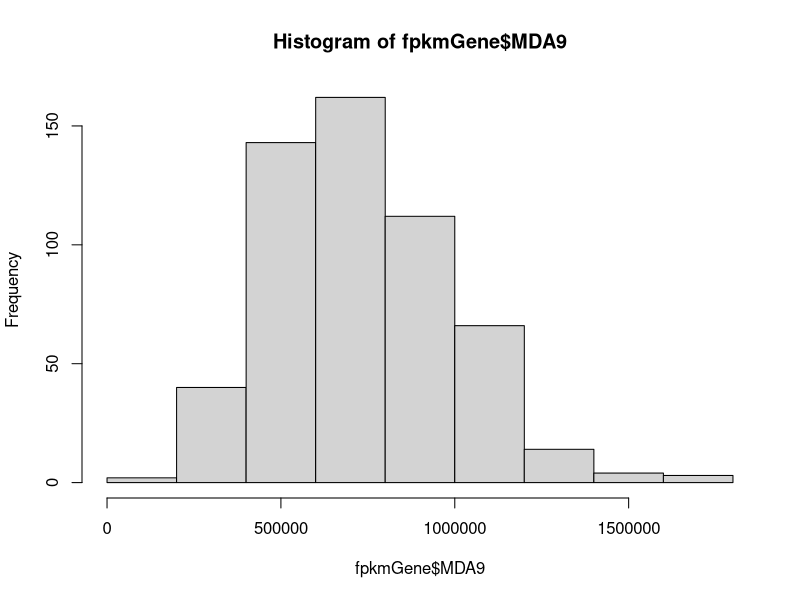
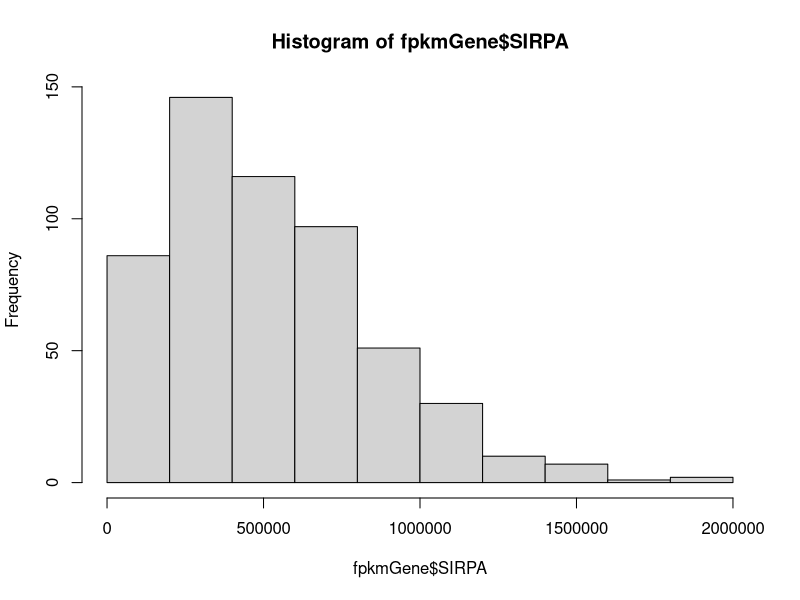
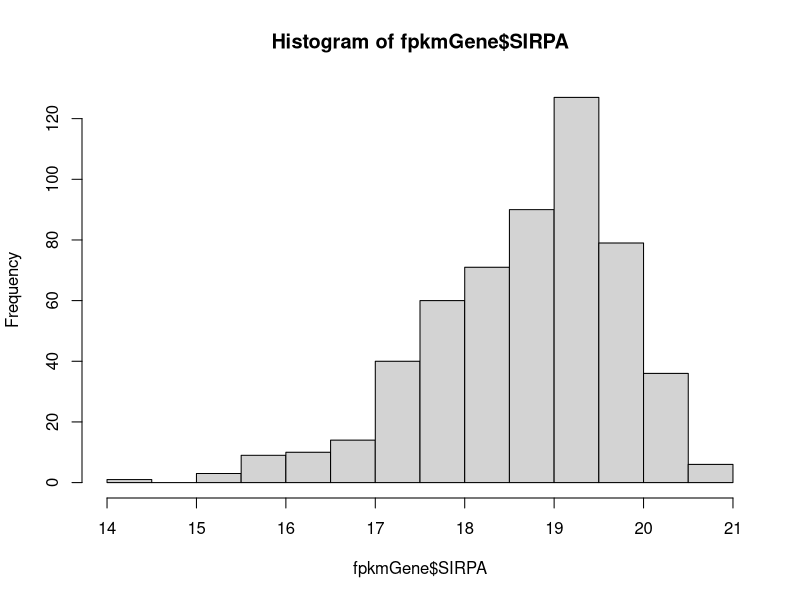
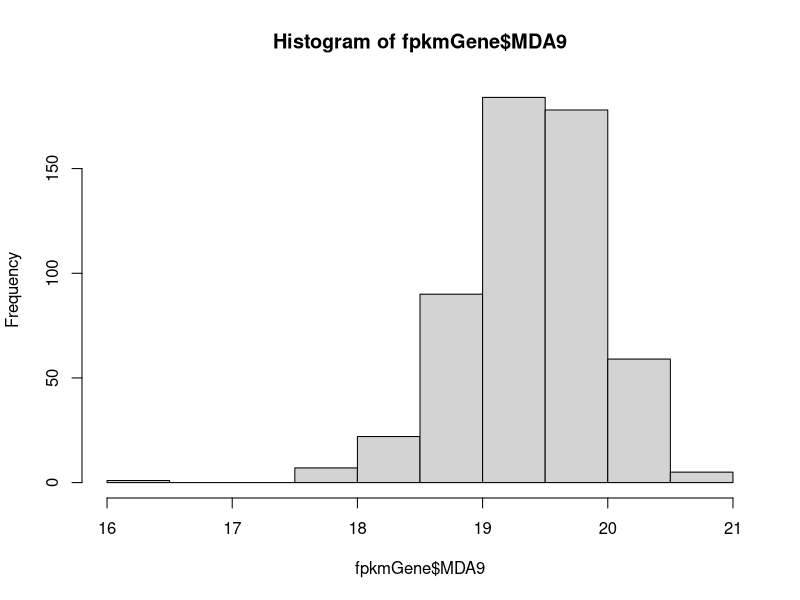
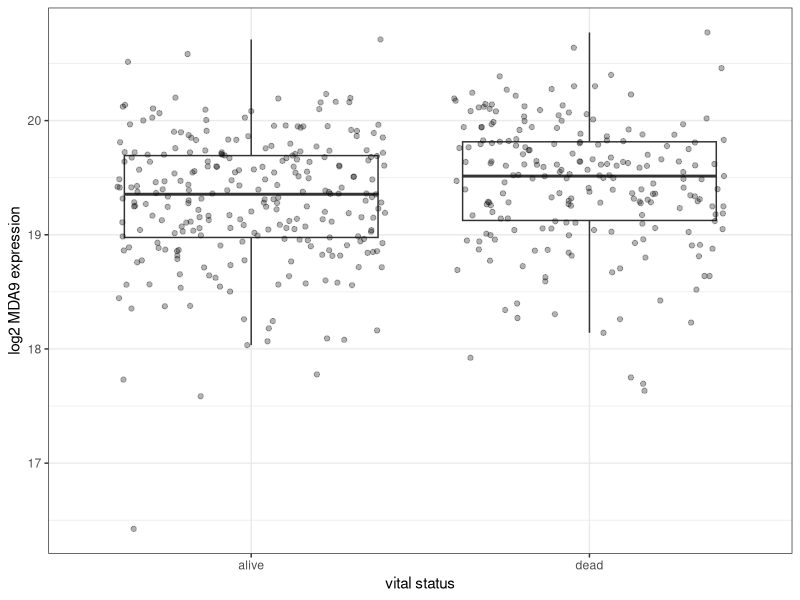

These charts were generated, in order, by the following R code: (Note: this script raises an error after producing the figures.)
#### head and neck expression analysis ####

# load packages
library(dplyr)
library(ggplot2)
library(survminer)
library(survival)

# define exclusion subsetting
`%ni%` <- Negate(`%in%`) 

#### data pre-processing ####

# read in saved data
fpkmGene <- read.table("targetGeneHNSCC.csv")
# see all metadata
colnames(fpkmGene)
# view untransformed distribution
hist(fpkmGene$MDA9) # very slightly left skewed
hist(fpkmGene$SIRPA) # slightly left skewed
# save untransformed data
fpkmGeneNolog <- fpkmGene

# log transform genes
fpkmGene[1:12] <- fpkmGene[1:12] + 1 # add one pseudo count to all counts to remove zeros
fpkmGene[1:12] <- log2(fpkmGene[1:12]) # apply log2 transformation
hist(fpkmGene$SIRPA) 
hist(fpkmGene$MDA9) 

# assessing clinical data
table(fpkmGene$shortLetterCode) # 44 NT, 2 TM, 500 TP
table(fpkmGene$race) # 49 AA, 468 white
table(fpkmGene$ethnicity) # 27 HIS, 480 not (some overlap with AA?)

# extract tumor data
tum <- fpkmGene %>%
  filter(shortLetterCode == "TP")
# extracting whites with known HIS
his_nonhis <- fpkmGene %>%
  filter(race == "white") %>%
  filter(ethnicity == "hispanic or latino" | ethnicity == "not hispanic or latino") 
# extracting AA and white who are not HIS
BW_nonhis <- fpkmGene %>%
  filter(race == "white" | race == "black or african american") %>%
  filter(ethnicity == "not hispanic or latino") 

#### MDA-9/Syntenin ####

## high expression in AA is correlated with poor outcome when compared to non-hispanic whites
## compare vital status based on MDA9
t.test(MDA9 ~ vital_status, data=BW_nonhis) # 0.004855
ggplot(BW_nonhis, aes(vital_status, MDA9)) + 
  ylab("log2 MDA9 expression") +
  xlab("vital status") +
  geom_boxplot(outlier.shape = NA) +
  geom_jitter(alpha = 0.3) +
  theme_bw() 
#ggsave("figures/MDA9BW_nonhis_vital_.jpg")

# KM from TCGA biolinks
#TCGAbiolinks::TCGAanalyze_SurvivalKM()

## kaplan meier: days to last followup, comparing AA and CA
# remove missing data 
BW_nonhis_km <- BW_nonhis %>%
  filter(!is.na(days_to_last_follow_up)) 
BW_nonhis_km <- BW_nonhis_km %>% 
  mutate(vital = (as.numeric(vital_status)) - 1)
# fit model
mda9_fit_BW_nonhis_follow <- survfit(Surv(days_to_last_follow_up, 
                    vital) ~ race, 
               data = BW_nonhis_km)
ggsurvplot(mda9_fit_BW_nonhis_follow, data = BW_nonhis_km, 
           risk.table = TRUE,
           pval = TRUE,
           pval.method = TRUE,
           pval.coord = c(1600, 0.8),
           pval.method.coord = c(1600, 0.9),
           conf.int = TRUE,
           xlim = c(0, 2000),
           break.time.by = 500,
           ggtheme = theme_minimal(),
           risk.table.y.text.col = T,
           risk.table.y.text = FALSE)

## kaplan meier: days to death, comparing AA and CA (better than days to last followup)
# remove missing data 
BW_nonhis_km <- BW_nonhis %>%
  filter(!is.na(days_to_death)) 
BW_nonhis_km <- BW_nonhis_km %>% 
  mutate(vital = (as.numeric(vital_status)) - 1)
# fit model
mda9_fit_BW_nonhis_death <- survfit(Surv(days_to_death, 
                         vital) ~ race, 
                    data = BW_nonhis_km)
ggsurvplot(mda9_fit_BW_nonhis_death, 
           data = BW_nonhis_km, 
           risk.table = TRUE,
           pval = TRUE,
           pval.method = TRUE,
           pval.coord = c(2000, 0.8),
           pval.method.coord = c(2000, 0.9),
           conf.int = TRUE,
           xlim = c(0, 3000),
           break.time.by = 500,
           ggtheme = theme_minimal(),
           risk.table.y.text.col = T,
           risk.table.y.text = FALSE)
#ggsave("figures/AA_CA_days_to_death.jpeg)
# splitting into high and low gene expression
BW_nonhis_km <- BW_nonhis_km %>%
  mutate(mda9_hl = MDA9 > median(MDA9))
BW_nonhis_km$mda9_hl[BW_nonhis_km$mda9_hl == TRUE] <- "high"
BW_nonhis_km$mda9_hl[BW_nonhis_km$mda9_hl == FALSE] <- "low"
# AA vs CA, high and low gene expression
mda9_fit_BW_nonhis_death_gene <- survfit(Surv(days_to_death, vital) ~ mda9_hl + race, 
                                    data = BW_nonhis_km)
ggsurvplot(mda9_fit_BW_nonhis_death_gene, 
           data = BW_nonhis_km, 
           risk.table = TRUE,
           pval = TRUE,
           pval.method = TRUE,
           pval.coord = c(2000, 0.8),
           pval.method.coord = c(2000, 0.9),
           conf.int = TRUE,
           xlim = c(0, 3000),
           break.time.by = 500,
           ggtheme = theme_minimal(),
           risk.table.y.text.col = T,
           risk.table.y.text = FALSE)
#ggsave("figures/AA_CA_days_to_death_MDA9.jpg)
# AA only, high and low (median from only AA)
AA_nonhis_km <- BW_nonhis_km %>%
  filter(race == "black or african american") %>%
  select(-mda9_hl) %>%
  mutate(mda9_hl = MDA9 > median(MDA9))
AA_nonhis_km$mda9_hl[AA_nonhis_km$mda9_hl == TRUE] <- "high"
AA_nonhis_km$mda9_hl[AA_nonhis_km$mda9_hl == FALSE] <- "low"
mda9_fit_AA_nonhis_death_gene <- survfit(Surv(days_to_death, vital) ~ mda9_hl, 
                                         data = AA_nonhis_km)
ggsurvplot(mda9_fit_AA_nonhis_death_gene, 
           data = AA_nonhis_km, 
           risk.table = TRUE,
           pval = TRUE,
           pval.method = TRUE,
           pval.coord = c(2000, 0.8),
           pval.method.coord = c(2000, 0.9),
           conf.int = TRUE,
           xlim = c(0, 3000),
           break.time.by = 500,
           ggtheme = theme_minimal(),
           risk.table.y.text.col = T,
           risk.table.y.text = FALSE)

# high expression in HIS is correlated with poor outcome when compared to non-hispanic whites
# vital status
t.test(MDA9 ~ vital_status, data=his_nonhis) # 0.004231
ggplot(his_nonhis, aes(vital_status, MDA9)) + 
  ylab("log2 MDA9 expression") +
  xlab("vital status") +
  geom_boxplot(outlier.shape = NA) +
  geom_jitter(alpha = 0.3) +
  theme_bw() 
#ggsave("figures/MDA9his_nonhis_vital.jpg") 
# days to death

#### SIRPA: not needed right now ####

# high expression in AA is correlated with poor outcome when compared to non-hispanic whites
t.test(SIRPA ~ vital_status, data=BW_nonhis) # 0.3977
ggplot(BW_nonhis, aes(vital_status, SIRPA)) + 
  ylab("log2 MDA9 expression") +
  xlab("vital status") +
  geom_boxplot(outlier.shape = NA) +
  geom_jitter(alpha = 0.3) +
  theme_bw() 
